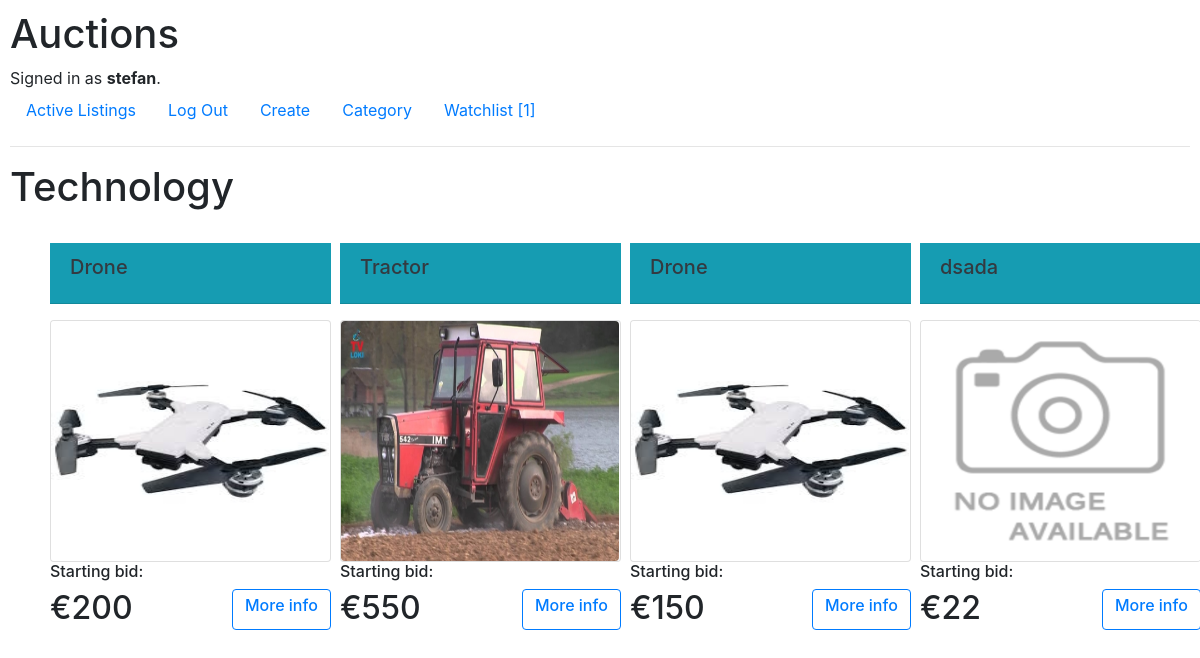
The page /category/4/ (signed in) on the database as committed earlier.
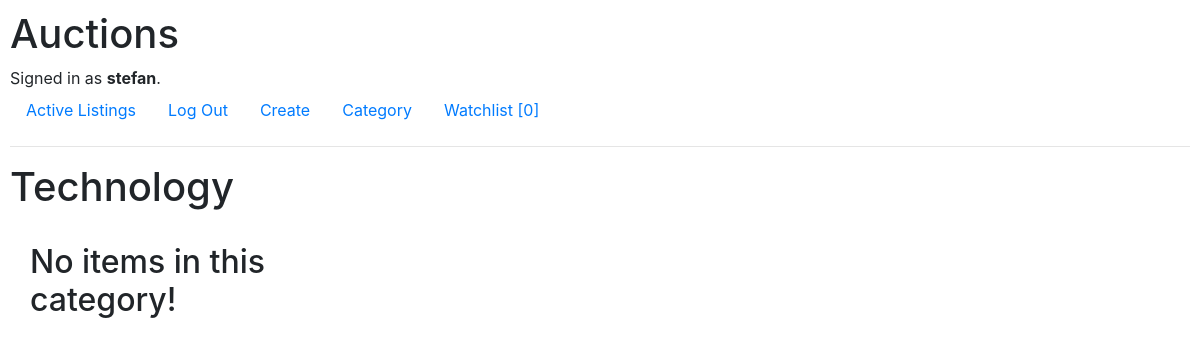
The same page on the database as committed later.
### auctions/models.py (models this page shows, shortened)
class User(AbstractUser):
    pass

class Category(models.Model):
    name = models.CharField(max_length=60)
    def __str__(self):
        return f"{self.name}"

class Auction(models.Model):
    seller = models.ForeignKey(User, on_delete=models.CASCADE, related_name='bidder')
    title = models.CharField(max_length=60)
    subtitle = models.CharField(max_length=1200)
    start_bit = models.IntegerField()
    image = ResizedImageField(size=[500, 500], quality=100, null=True, blank=True, upload_to="images/")
    data = models.DateTimeField(auto_now=True)
    select_category = models.ForeignKey(Category, on_delete=models.CASCADE, related_name='categories', default=None)
    status = models.CharField(max_length=7, choices=STATUS, default='active')

### auctions/views.py (the view)
# urls.py: path("category/<int:id>/", views.category, name='category'),
@login_required
def category(request, id):
    count = Watchlist.objects.filter(user_id=request.user).count()
    categoryy = Category.objects.get(pk=id)
    select_category = Auction.objects.filter(select_category=categoryy)
    return render(request, "auctions/category.html", {
        'select_category': select_category,
        'categoryy': categoryy,
        'count': count
    })

### auctions/templates/auctions/category.html
{% extends "auctions/layout.html" %}
{% load static %}
{% block body %}
    <h1>{{ categoryy }}</h1>
<br>
<div style="display: grid; grid-template-columns: 25% 25% 25% 25%; padding-left: 20px; ">
    {% for cat in select_category %}
        <div style="padding-left: 20px; width: 18.8rem; padding-bottom: 80px">
            <div class="card-title text-dark bg-info mb-3">
                  <div class="card-header">
                    <h5 class="card-title">{{ cat.title }}</h5>
                  </div>
            </div>
            <div class="card">
                {% if cat.image %}
                    <img src="{{ cat.image.url }}" class="rounded" style="width: 17.4rem; height: 15rem">
                {% else %}
                    <img src="{% static 'auctions/images/default.png' %}" class="rounded" style="width: 17.5rem; height: 15rem">
                {% endif %}
            </div>
            <h6>Starting bid:</h6><h2> €{{ cat.start_bit }}
                {% if user.is_authenticated %}
                    <div class="btn btn-outline-primary"  style="float: right;"><h6><a href="{% url 'item' cat.id %}">{{ item }}More info</a></h6></div> </h2>
                {% endif %}
    </div>
        {% empty %}
            <h2>No items in this category!</h2>
        {% endfor %}
 </div>
{% endblock %}

### auctions/templates/auctions/layout.html (shortened to what this page needs)
{% load static %}
<!DOCTYPE html>
<html lang="en">
    <head>
        <link rel="stylesheet" href="https://stackpath.bootstrapcdn.com/bootstrap/4.4.1/css/bootstrap.min.css">
        <link href="{% static 'auctions/styles.css' %}" rel="stylesheet">
    </head>
    <body>
        <h1>Auctions</h1>
        <div>
            {% if user.is_authenticated %}
                Signed in as <strong>{{ user.username }}</strong>.
            {% else %}
                Not signed in.
            {% endif %}
        </div>
        <ul class="nav">
            <li class="nav-item">
                <a class="nav-link" href="{% url 'index' %}">Active Listings</a>
            </li>
            {% if user.is_authenticated %}
                <li class="nav-item">
                    <a class="nav-link" href="{% url 'logout' %}">Log Out</a>
                </li>
                <li class="nav-item">
                    <a class="nav-link" href="{% url 'create' %}">Create</a>
                </li>
                <li class="nav-item">
                    <a class="nav-link" href="{% url 'categories' %}">Category</a>
                </li>
                <li class="nav-item">
                    <a class="nav-link" href="{% url 'watchlist' %}">Watchlist [{{ count }}]</a>
                </li>
            {% endif %}
        </ul>
        <hr>
        {% block body %}
        {% endblock %}
    </body>
</html>

### auctions/static/auctions/styles.css (style rules this page uses)
body { padding: 10px; }

Rows that differ between the two databases and show on the page:
removed Auction: title "Drone", image (picture), start_bit "200"
removed Auction: title "Tractor", image (placeholder picture), start_bit "550"
removed Auction: title "Drone", image (picture), start_bit "150"
removed Auction: title "dsada", start_bit "22"
Other text that changed with them:
{{ count }}: "1" → "0"
text now shown: "No items in this category!"
